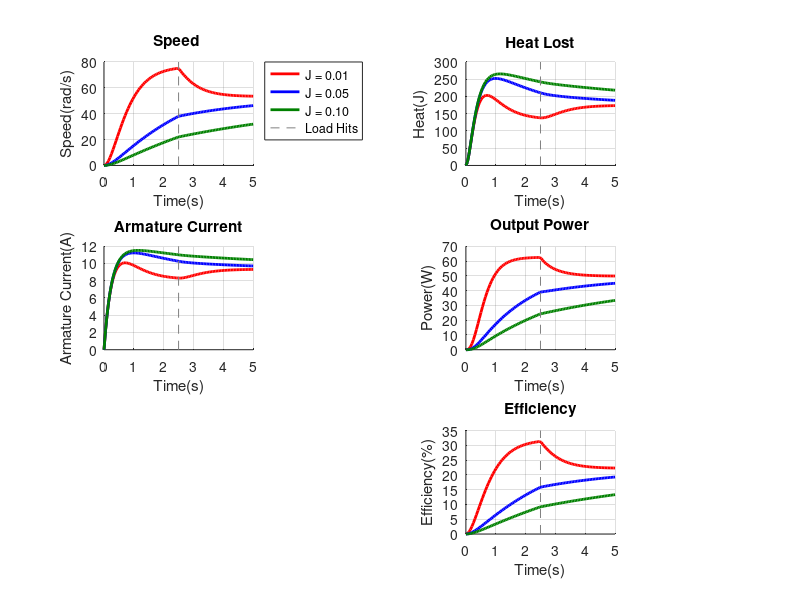

The MATLAB source for this figure:
%% DC Motor PID Control Simulation
% Analyzes the effect of varying Moment of Inertia (J) on system stability,
% power consumption, and efficiency under a step load change.


global V Kb Kt R L B J;

% ---Physical Parameters---

V = 24; %Input Voltage
R = 2.0; %resistance
L = 0.5; %inductance
Kb = 0.1; %back EMF constant
Kt = 0.1;  %Torque constant
B = 0.01; %friction coefficient

function xdot = motor_system(x, t)
  global V Kb Kt R L B J;

  %Load Torque variation

  if t < 2.5
    TL = 0.05;
  else
    TL = 0.4;
  end

  % Main Electrical and Mechanical Equations

  di_dt = (V - x(1).*R - Kb.*x(2))/L;

  dw_dt = (Kt.*x(1) - B.*x(2) - TL)/J;

  xdot = [di_dt; dw_dt];

endfunction

% Defining different cases of inertia

J_list = [0.01, 0.05, 0.1];
color = {'r', 'b', [0, 0.5, 0]};

for i = 1:3
  J = J_list(i);

  t = linspace(0, 5, 100);
  y = lsode("motor_system", [0;0] , t)


    current_data = y(:,1);
    speed_data = y(:,2);

    % Power Loss
    heat_loss = (current_data.^2) * R;

    % Useful Mechanical Power
    useful_power = (Kt * current_data) .* speed_data;

    total_input_power = V .* current_data;

    efficiency = (useful_power ./ max(0.1, total_input_power)) .* 100;


  subplot(3, 2, 3); hold on;
  plot(t, y(:,1), 'Color', color{i}, 'LineWidth', 2);

  subplot(3, 2, 1); hold on;
  plot(t, y(:,2), 'Color', color{i}, 'LineWidth', 2);

  subplot(3, 2, 2); hold on;
  plot(t, heat_loss, 'Color', color{i}, 'LineWidth', 2);

  subplot(3, 2, 4); hold on;
  plot(t, useful_power, 'Color', color{i}, 'LineWidth', 2);

  subplot(3, 2, 6); hold on;
  plot(t, efficiency, 'Color', color{i}, 'LineWidth', 2);


end

subplot(3,2,3); title("Armature Current"); grid on; xlabel("Time(s)"); ylabel("Armature Current(A)");

subplot(3,2,1); title("Speed "); grid on; xlabel("Time(s)"); ylabel("Speed(rad/s)");

subplot(3,2,2); title("Heat Lost"); grid on; xlabel("Time(s)"); ylabel("Heat(J)");

subplot(3,2,4); title("Output Power"); grid on; xlabel("Time(s)"); ylabel("Power(W)");

subplot(3,2,6); title("Efficiency"); grid on; xlabel("Time(s)"); ylabel("Efficiency(%)");

subplot(3,2,1); line([2.5 2.5], ylim, 'Color', [0.5,0.5,0.5] , 'LineWidth', 0.5, 'LineStyle', '--'); legend('J = 0.01', 'J = 0.05', 'J = 0.10', 'Load Hits', 'location', 'northeastoutside');
subplot(3,2,2); line([2.5 2.5], ylim, 'Color', [0.5,0.5,0.5], 'LineWidth', 0.5, 'LineStyle', '--');
subplot(3,2,3); line([2.5 2.5], ylim, 'Color', [0.5,0.5,0.5], 'LineWidth', 0.5, 'LineStyle', '--');
subplot(3,2,4); line([2.5 2.5], ylim, 'Color', [0.5,0.5,0.5], 'LineWidth', 0.5, 'LineStyle', '--');
subplot(3,2,6); line([2.5 2.5], ylim, 'Color', [0.5,0.5,0.5], 'LineWidth', 0.5, 'LineStyle', '--');
